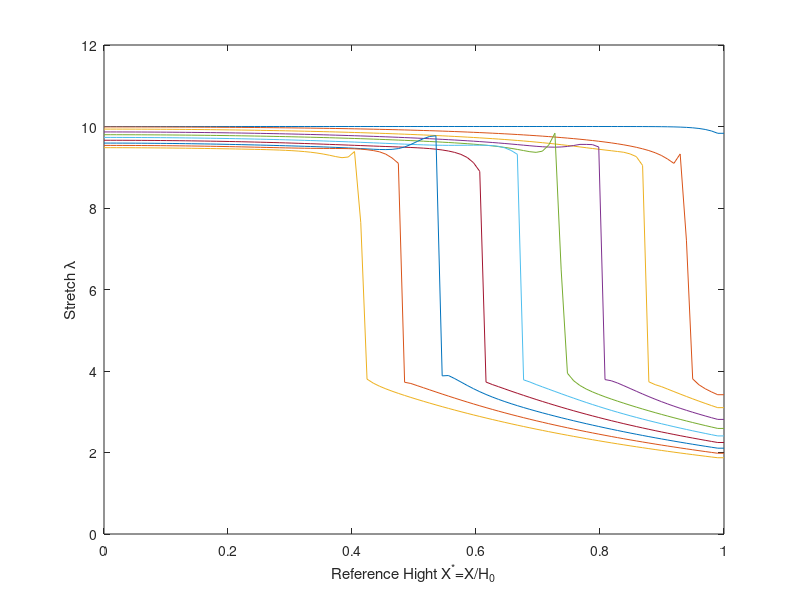
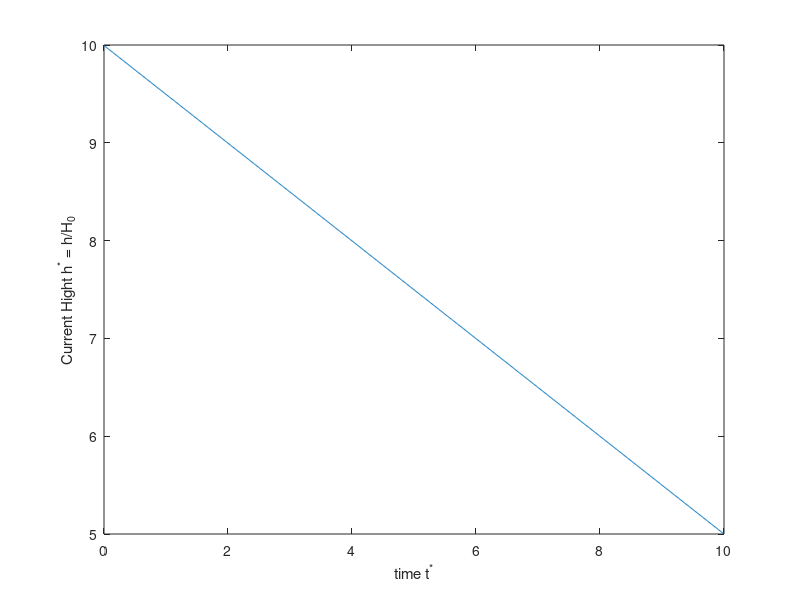
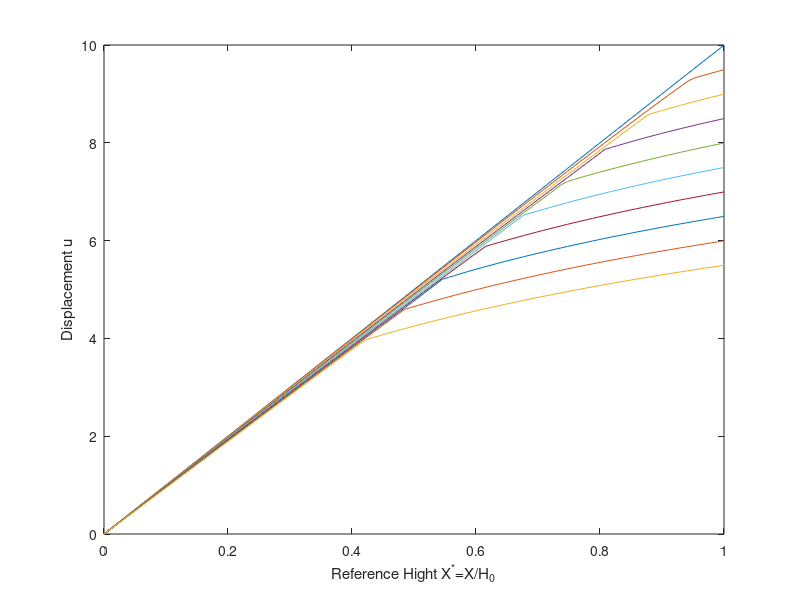
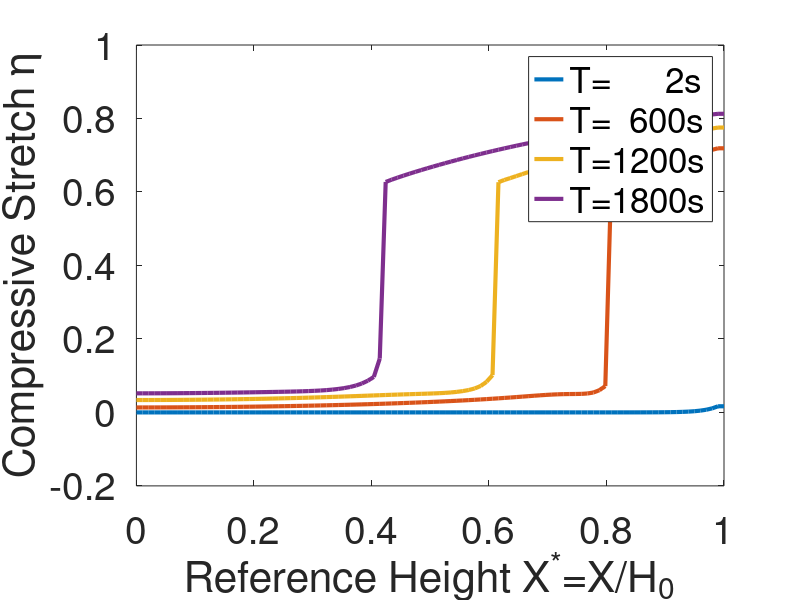

These charts were generated, in order, by the following MATLAB code: (Note: this script raises an error after producing the figures.)
% Here we assume a height of 100um.
% with D = 5 * 10^(-9)


clear all
close all

load('solutionCompress')
%%
[size1 size2] = size(u);
x = linspace(0,1,size2);
t = linspace(0,10,size1);

for i = 1 : size2-1
    eps(:,i) = (u(:,i+1)-u(:,i))/(x(i+1)-x(i));
end
eps(:,size2) = eps(:,size2-1);




%%
figure(1)
plot(x,eps(1:100:901,:))
xlabel('Reference Hight X^*=X/H_0')
ylabel('Stretch \lambda')

%%
figure(2)
plot(t,u(:,end))
xlabel('time t^*')
ylabel('Current Hight h^* = h/H_0')

%%
figure(3)
plot(x,u(1:100:901,:))
xlabel('Reference Hight X^*=X/H_0')
ylabel('Displacement u')

%%
figure(4)
hold on
box on
set(gca,'FontSize',28);
Matrix = [1 303 600 900];
for j = 1 :4
    i = Matrix(j);
    plot(x,1-eps(i,:)/10,'linewidth',3)
end
xlabel('Reference Height X^*=X/H_0')
ylabel('Compressive Stretch \eta')
%legend('T=1s','T=201s','T=401s','T=601s','T=801s')
%T1 = title('$\dot{\gamma}=0.05 s^{-1}$');
%set(T1,'interpreter','latex');

legend('T=      2s','T=  600s','T=1200s','T=1800s')


%% force extension
%  This is for compression
kBT = 1.38*10^(-23) * 300;
v = 1.7 * 10 ^ (-28);
Ki = 0.1;
G0 = 0.1 * 10 ^6;
D = 5 * 10^(-9);
% coefa = 794.4710;
% coefb = 8 * coefa;
% coefc = 7.25 * coefa;
coefa = 1.0 * 10^4;          % Material Property
coefb = -16 * coefa;
coefc = 64 * coefa;


DuDx = eps(:,end);

f_C = (log(1-1./DuDx) + 1./DuDx + Ki./DuDx.^2) ...
    -v*G0/kBT./DuDx + v*coefc/kBT* (DuDx-1)...
    +v*coefb/kBT*(DuDx-1).^2 + v*coefa/kBT*(DuDx-1).^3;

%% Stretching
u_C = u;
lambda_C = (10- u_C(:,end))/10;
load('solutionStrech')
[size1 size2] = size(u);
x = linspace(0,1,size2);
t = linspace(0,10,size1);
u_S = u;
lambda_S = (10-u_S(:,end))/10;
for i = 1 : size2-1
    eps_s(:,i) = (u(:,i+1)-u(:,i))/(x(i+1)-x(i));
end
eps_s(:,size2) = eps_s(:,size2-1);

DuDx = eps_s(:,end);

f_S = (log(1-1./DuDx) + 1./DuDx + Ki./DuDx.^2) ...
    -v*G0/kBT./DuDx + v*coefc/kBT* (DuDx-1)...
    +v*coefb/kBT*(DuDx-1).^2 + v*coefa/kBT*(DuDx-1).^3;

figure(5)
hold on
box on
set(gca,'FontSize',28);
SmfC = smooth(-f_C([1:25:end,end])*kBT/v);
SmfS = smooth(-f_S([1:25:end,end])*kBT/v);
plot(lambda_C([1:25:end,end]),SmfC,'linewidth',3);
plot(lambda_S([1:25:end,end]),SmfS,'linewidth',3);
xlabel('Compressive Strain')
ylabel('Compressive Stress (Pa)')
legend('Compression','Stretching')
%T1 = title('$\dot{\gamma}=0.005 s^{-1}$');
%set(T1,'interpreter','latex');
hold off

%%
 PB = 36;
xPB1 = x(1:PB);
u_CPB1 = u_C(end,1:PB);
xPB2 = x(PB:end);
u_CPB2 = u_C(end,PB:end);
%plot(xPB1,u_CPB1)
%plot(xPB2,u_CPB2)

figure(6)
hold on
box on
set(gca,'FontSize',28);
Matrix = [1 300 600 900];
for j = 1 :4
    i = Matrix(j);
    plot(x,1-eps_s(i,:)/10,'linewidth',3)
end
xlabel('Reference Height X^*=X/H_0')
ylabel('Compressive Stretch \eta')
%legend('T=1s','T=201s','T=401s','T=601s','T=801s')
%T1 = title('$\dot{\gamma}=0.05 s^{-1}$');
legend('T=      2s','T=  600s','T=1200s','T=1800s')
%set(T1,'interpreter','latex');


